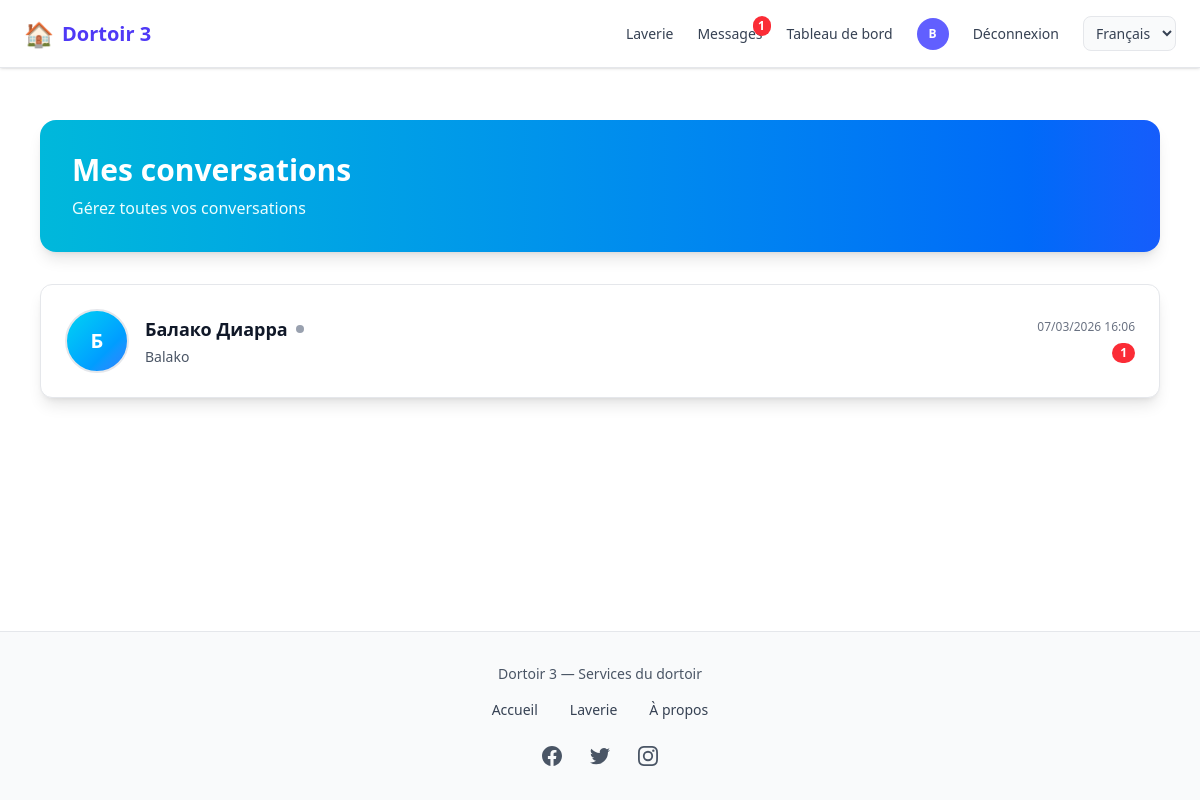
Page /chat/conversations/ (signed in) on the committed database.
### comptes/models.py (models this page shows, shortened)
class CustomUser(AbstractUser):
    USER_TYPES = (
        ('ADMIN', 'Administrateur'),
        ('client', 'Client'),
        ('vendeur', 'Vendeur'),
        ('coursier', 'Coursier'),
    )
    user_type = models.CharField(max_length=22, choices=USER_TYPES, default="client")
    email = models.EmailField('Adresse email', unique=True,max_length=50)
    telephone = models.CharField(max_length=20, unique=True, blank=True)
    photo = models.ImageField(upload_to=user_photo_upload_to, null=True, blank=True)
    is_premium = models.BooleanField(default=False)
    GENRE = (('masculin', 'Masculin'), ('feminin', 'Féminin'))
    genre = models.CharField(max_length=22, choices=GENRE, null=True, blank=True)
    date_inscription = models.DateField(auto_now_add=True)
    latitude = models.DecimalField(max_digits=9, decimal_places=6, blank=True, null=True)
    longitude = models.DecimalField(max_digits=9, decimal_places=6, blank=True, null=True)
    last_activity = models.DateTimeField(null=True, blank=True, verbose_name="Dernière activité")
    REQUIRED_FIELDS = ['email', 'user_type']
    @property
    def display_name(self):
        return f"{self.first_name} {self.last_name}" if self.first_name or self.last_name else self.username
    @property
    def is_online(self):
        if not self.last_activity:
            return False
        from django.utils import timezone
        from datetime import timedelta
        return timezone.now() - self.last_activity < timedelta(minutes=5)

### chat/models.py (models this page shows)
class Conversation(models.Model):
    participant1 = models.ForeignKey(
        settings.AUTH_USER_MODEL,
        on_delete=models.CASCADE,
        related_name='conversations_as_p1'
    )
    participant2 = models.ForeignKey(
        settings.AUTH_USER_MODEL,
        on_delete=models.CASCADE,
        related_name='conversations_as_p2'
    )
    date_creation = models.DateTimeField(auto_now_add=True)
    class Meta:
        ordering = ['-date_creation']

class Message(models.Model):
    conversation = models.ForeignKey(
        Conversation,
        on_delete=models.CASCADE,
        related_name='messages'
    )
    sender = models.ForeignKey(
        settings.AUTH_USER_MODEL,
        on_delete=models.CASCADE,
        related_name='sent_messages'
    )
    contenu = models.TextField(blank=True)
    lu = models.BooleanField(default=False)
    date_envoi = models.DateTimeField(auto_now_add=True)
    class Meta:
        ordering = ['date_envoi']

### chat/views.py (the view)
# urls.py: path('conversations/', views.mes_conversations, name='mes_conversations'),
@login_required
def mes_conversations(request):
    convs = Conversation.objects.filter(
        Q(participant1=request.user) | Q(participant2=request.user)
    ).distinct().order_by('-date_creation').prefetch_related('messages')[:50]
    conversations = []
    for conv in convs:
        other = _other_participant(conv, request.user)
        last_msg = conv.messages.order_by('-date_envoi').first()
        last_activity = last_msg.date_envoi if last_msg else conv.date_creation
        unread_count = conv.messages.filter(lu=False).exclude(sender=request.user).count()
        conversations.append({
            'conversation': conv,
            'other_participant': other,
            'last_activity': last_activity,
            'unread_count': unread_count,
            'last_message': last_msg,
        })
    return render(request, 'chat/mes_conversations.html', {'conversations': conversations})

### chat/views.py (called while the page is built)
def _other_participant(conv, current_user):
    return conv.participant2 if current_user == conv.participant1 else conv.participant1

### comptes/context_processors.py (called while the page is built)
def notifications_context(request):
    context = {
        'pending_orders_count': 0,
        'packaged_orders_count': 0,
        'unread_messages_count': 0,
    }
    if request.user.is_authenticated:
        from chat.models import Message, Conversation
        conversations = Conversation.objects.filter(
            Q(participant1=request.user) | Q(participant2=request.user)
        )
        context['unread_messages_count'] = Message.objects.filter(
            Q(conversation__in=conversations) & ~Q(sender=request.user),
            lu=False
        ).count()
    return context

### laverie/models.py (called while the page is built)
    @classmethod
    def marquer_tickets_termines(cls):
        from django.utils import timezone
        now = timezone.now()
        return cls.objects.filter(
            statut__in=('reserve', 'en_cours'),
            fin__lt=now,
        ).update(statut='termine')

    @classmethod
    def marquer_tickets_en_cours(cls):
        from django.utils import timezone
        now = timezone.now()
        return cls.objects.filter(
            statut='reserve',
            debut__lte=now,
            fin__gte=now,
        ).update(statut='en_cours')

### templates/chat/mes_conversations.html (shortened to what this page needs)
{% extends 'home.html' %}
{% load static %}
{% block contenu %}
<div class="max-w-7xl mx-auto py-4 sm:py-6 px-3 sm:px-4">
    <div class="bg-gradient-to-r from-cyan-500 to-blue-600 rounded-2xl shadow-lg p-4 sm:p-6 md:p-8 mb-4 sm:mb-6 md:mb-8 text-white">
        <h1 class="text-xl sm:text-2xl md:text-3xl font-bold mb-1 sm:mb-2">Mes conversations</h1>
        <p class="text-cyan-50 text-xs sm:text-sm md:text-base">Gérez toutes vos conversations</p>
    </div>
    {% if conversations %}
    <div class="grid grid-cols-1 gap-4 sm:gap-6">
        {% for item in conversations %}
        <a href="{% url 'chat:conversation_detail' item.conversation.id %}"
           class="bg-white rounded-xl shadow-lg border border-gray-200 overflow-hidden hover:shadow-xl transition-all duration-300 transform hover:-translate-y-1 block">
            <div class="p-4 sm:p-6">
                <div class="flex items-center justify-between">
                    <div class="flex items-center gap-4 flex-1 min-w-0">
                        <div class="flex-shrink-0">
                            {% if item.other_participant.photo %}
                            <img src="{{ item.other_participant.photo.url }}"
                                 alt="{{ item.other_participant.display_name }}"
                                 class="w-12 h-12 sm:w-16 sm:h-16 rounded-full object-cover border-2 border-gray-200">
                            {% else %}
                            <div class="w-12 h-12 sm:w-16 sm:h-16 rounded-full bg-gradient-to-br from-cyan-400 to-blue-500 flex items-center justify-center text-white text-lg sm:text-xl font-bold border-2 border-gray-200">
                                {{ item.other_participant.first_name|first|default:item.other_participant.email|first|upper }}
                            </div>
                            {% endif %}
                        </div>
                        <div class="flex-1 min-w-0">
                            <div class="flex items-center gap-2 mb-1">
                                <h3 class="text-base sm:text-lg font-bold text-gray-900 truncate">
                                    {{ item.other_participant.display_name }}
                                </h3>
                                <span class="w-2 h-2 rounded-full {% if item.other_participant.is_online %}bg-green-400{% else %}bg-gray-400{% endif %}" title="{% if item.other_participant.is_online %}En ligne{% else %}Hors ligne{% endif %}"></span>
                            </div>
                            {% if item.last_message %}
                            <p class="text-xs sm:text-sm text-gray-600 mt-1 truncate">
                                {{ item.last_message.contenu|truncatechars:60 }}
                            </p>
                            {% endif %}
                        </div>
                    </div>
                    <div class="flex flex-col items-end gap-2 ml-4">
                        <span class="text-xs text-gray-500">
                            {{ item.last_activity|date:"d/m/Y H:i" }}
                        </span>
                        {% if item.unread_count > 0 %}
                        <span class="bg-red-500 text-white text-xs font-bold rounded-full min-w-[20px] h-5 flex items-center justify-center px-2">
                            {{ item.unread_count }}
                        </span>
                        {% endif %}
                    </div>
                </div>
            </div>
        </a>
        {% endfor %}
    </div>
    {% endif %}
</div>
{% endblock %}

### templates/nav_footer/nav.html (shortened to what this page needs)
{% load static %}
{% load i18n %}
<nav class="hidden md:flex fixed top-0 left-0 w-full z-50 bg-white border-b border-gray-200 shadow-sm">
  <div class="flex items-center justify-between w-full max-w-7xl mx-auto px-6 py-4">
    <a href="{% url 'home' %}"
       class="flex items-center space-x-2 text-indigo-600 text-xl font-semibold hover:opacity-90 transition">
      <span class="text-2xl">🏠</span>
      <span>{% trans "Dortoir 3" %}</span>
    </a>
    <div class="flex items-center space-x-6 text-sm font-medium">
      <a href="{% url 'laverie:accueil' %}"
         class="text-gray-700 hover:text-indigo-500 transition">
        {% trans "Laverie" %}
      </a>
      {% if user.is_authenticated %}
        <a href="{% url 'chat:mes_conversations' %}"
           class="relative text-gray-700 hover:text-indigo-500 transition">
          {% trans "Messages" %}
          {% if unread_messages_count > 0 %}
            <span class="absolute -top-2 -right-2 bg-red-500 text-white text-xs font-bold rounded-full min-w-[18px] h-5 flex items-center justify-center">
              {{ unread_messages_count }}
            </span>
          {% endif %}
        </a>
        {% if user.user_type == 'ADMIN' %}
          <a href="{% url 'dashboard' %}"
             class="text-gray-700 hover:text-indigo-500 transition">
            {% trans "Dashboard" %}
          </a>
        {% endif %}
        <a href="{% url 'profile' %}" class="flex items-center">
          {% if user.photo %}
            <img src="{{ user.photo.url }}"
                 class="w-8 h-8 rounded-full object-cover border">
          {% else %}
            <div class="w-8 h-8 rounded-full bg-indigo-500 flex items-center justify-center text-white text-xs font-bold">
              {{ user.first_name|first|default:user.email|first|upper }}
            </div>
          {% endif %}
        </a>
        <a href="{% url 'logout' %}"
           class="text-gray-700 hover:text-red-500 transition">
          {% trans "Log out" %}
        </a>
      {% else %}
        <a href="{% url 'login' %}"
           class="text-gray-700 hover:text-indigo-500 transition">
          {% trans "Log in" %}
        </a>
      {% endif %}
      <form action="{% url 'set_language' %}" method="post" class="inline" id="lang-form-desktop">
        <select name="language" onchange="this.form.submit()" class="text-sm border border-gray-200 rounded-lg px-2 py-1.5 bg-gray-50 text-gray-700 cursor-pointer">
          {% get_current_language as CURRENT_LANG %}
          {% for code, name in LANGUAGES %}
          <option value="{{ code }}" {% if code == CURRENT_LANG %}selected{% endif %}>{{ name }}</option>
          {% endfor %}
        </select>
      </form>
    </div>
  </div>
</nav>
            {% get_current_language as CURRENT_LANG %}

### rows in the picture
CustomUser: first_name|first "B"
Conversation: other_participant.first_name|first "Б", other_participant.display_name "Балако Диарра", last_message.contenu "Balako", last_activity "07/03/2026 16:06", unread_count "1"

### other values in the picture
{{ unread_messages_count }} "1"
form field language "Français"
